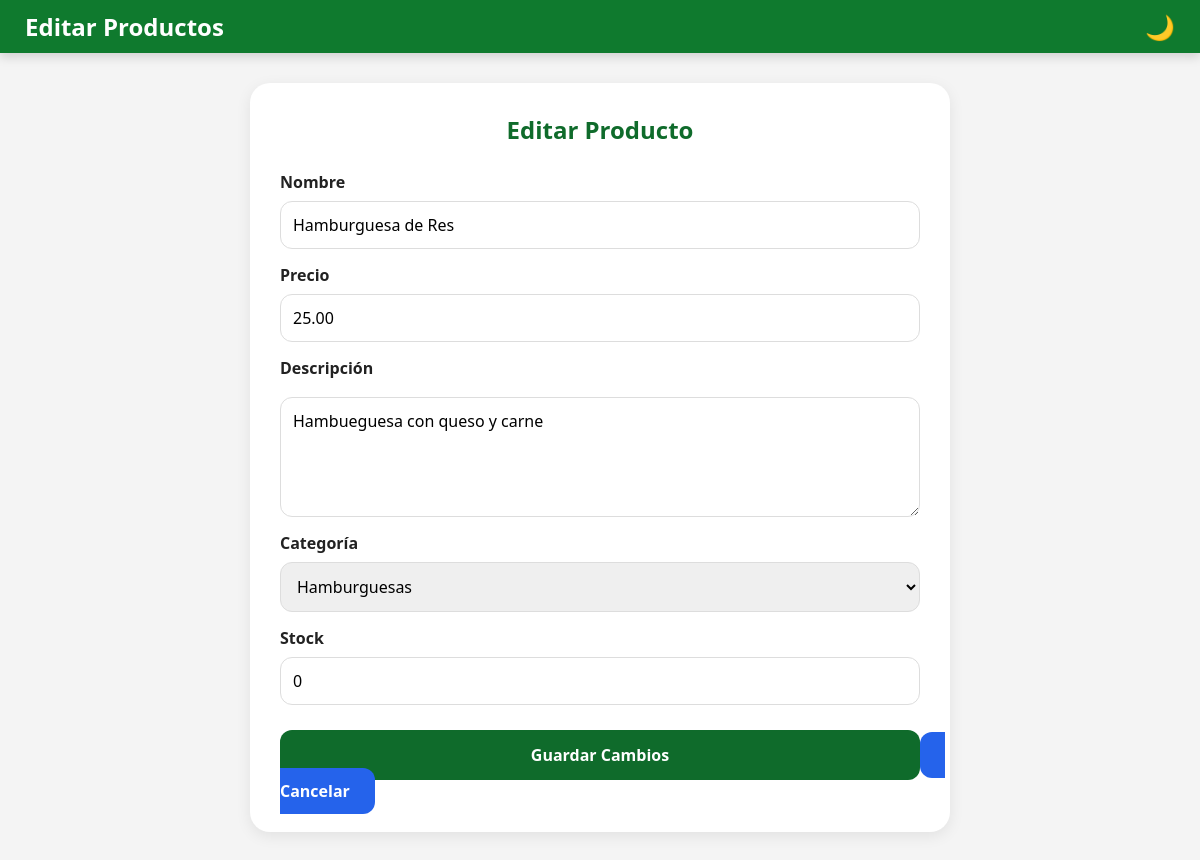
The page /admin/editar_producto.php?id=1 on the database its author committed.
### tables this page shows
CREATE TABLE `productos` (
  `id` int(11) NOT NULL,
  `nombre` varchar(100) DEFAULT NULL,
  `descripcion` text DEFAULT NULL,
  `precio` decimal(10,2) DEFAULT NULL,
  `imagen` varchar(500) DEFAULT NULL,
  `categoria_id` int(11) DEFAULT NULL,
  `stock` int(11) DEFAULT 50
);

### admin/editar_producto.php (the view, shortened to what this page needs)
<?php
include "../config/conexion.php";
$id = $_GET['id'];
$producto = $conn->query(
    "SELECT * FROM productos
    WHERE id = $id"
)->fetch_assoc();
?>
<html>
<head>
    <link rel="stylesheet" href="../assets/css/style.css">
</head>
<body>
    <header class="topbar">
        <h2>Editar Productos</h2>
        <button id="themeBtn">
            🌙
        </button>
    </header>
    <div class="form-card">
        <h2>Editar Producto</h2>
        <form method="POST" class="form-editar">
            <label>Nombre</label>
            <input
                type="text"
                name="nombre"
                value="<?php echo $producto['nombre']; ?>"
                required>
            <label>Precio</label>
            <input
                type="number"
                step="0.01"
                name="precio"
                value="<?php echo $producto['precio']; ?>"
                required>
            <label>Descripción</label>
            <textarea
                name="descripcion"
                required><?php echo $producto['descripcion']; ?></textarea>
            <label>Categoría</label>
            <select name="categoria">
                <option value="1" <?php if ($producto['categoria_id'] == 1) echo "selected"; ?>>Hamburguesas</option>
            </select>
            <label>Stock</label>
            <input
                type="number"
                name="stock"
                value="<?php echo $producto['stock']; ?>"
                min="0">
            <div class="botones">
                <button type="submit" class="btn-guardar">
                    Guardar Cambios
                </button>
                <a href="productos.php" class="btn-cancelar">
                    Cancelar
                </a>
            </div>
        </form>
    </div>
</body>
</html>

### assets/css/style.css (style rules this page uses)
:root { --primary: #0f6b2b; --secondary: #2f9e44; --bg: #f4f4f4; --card: #ffffff; --text: #222; }
* { margin: 0; padding: 0; box-sizing: border-box; font-family: Segoe UI, sans-serif; }
body { background: var(--bg); color: var(--text); transition: .3s; padding-bottom: 80px; }
.topbar { background: #0f7a2e; color: white; display: flex; justify-content: space-between; align-items: center; padding: 10px 25px; box-shadow: 0 4px 10px rgba(0, 0, 0, .15); }
#themeBtn { background: none; border: none; color: white; font-size: 1.5rem; cursor: pointer; transition: .3s; margin-left: 15px; }
.card, button, input, .bottom-nav { transition: .3s; }
textarea { width: 100%; margin-top: 10px; height: 80px; border-radius: 8px; padding: 8px; }
.form-card { max-width: 700px; margin: 30px auto; padding: 30px; background: var(--card); color: var(--text); border-radius: 20px; box-shadow: 0 4px 15px rgba(0, 0, 0, .08); }
.form-card h2 { text-align: center; margin-bottom: 25px; color: var(--primary); }
.form-card label { display: block; margin-top: 15px; margin-bottom: 8px; font-weight: 600; }
.form-card input, .form-card textarea, .form-card select { width: 100%; padding: 12px; border: 1px solid #ddd; border-radius: 12px; font-size: 1rem; }
.form-card textarea { min-height: 120px; resize: vertical; }
.btn-guardar { width: 100%; margin-top: 25px; background: var(--primary); color: white; border: none; padding: 14px; border-radius: 12px; cursor: pointer; font-size: 1rem; font-weight: bold; gap: 30px; }
.btn-cancelar { background: #2563eb; color: white; padding: 12px 25px; border-radius: 12px; text-decoration: none; font-weight: bold; }

### rows shown on the page
productos: nombre "Hamburguesa de Res", precio "25.00", descripcion "Hambueguesa con queso y carne", categoria "Hamburguesas", stock "0"
